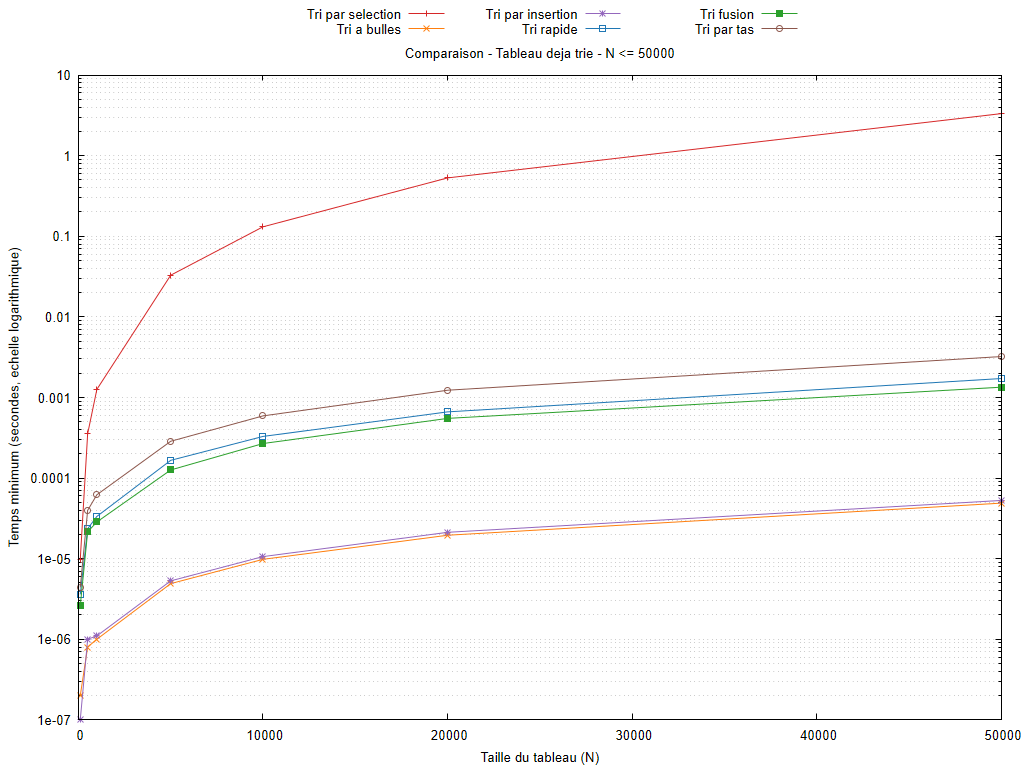

Write gnuplot code to recreate this figure.
set encoding utf8
set terminal pngcairo size 1024,768 font 'Arial,10'
set output 'graphiques/20261010_184935/comparaisons/croissant_algos_3f_max_50000_log.png'
set datafile missing 'non_mesure'
set datafile separator ';'
set title 'Comparaison - Tableau deja trie - N <= 50000'
set xlabel 'Taille du tableau (N)'
set ylabel 'Temps minimum (secondes, echelle logarithmique)'
set logscale y 10
set format y '%.3g'
set grid ytics mytics
set key outside top center horizontal maxcols 3
set xrange [0:50000]
plot 'resultats/20261010_184935/croissant.csv' every ::1 using 1:(column(1)<=50000 && column(2)>0 ? column(2) : 1/0) title 'Tri par selection' with linespoints lc rgb '#d62728', 'resultats/20261010_184935/croissant.csv' every ::1 using 1:(column(1)<=50000 && column(4)>0 ? column(4) : 1/0) title 'Tri a bulles' with linespoints lc rgb '#ff7f0e', 'resultats/20261010_184935/croissant.csv' every ::1 using 1:(column(1)<=50000 && column(6)>0 ? column(6) : 1/0) title 'Tri par insertion' with linespoints lc rgb '#9467bd', 'resultats/20261010_184935/croissant.csv' every ::1 using 1:(column(1)<=50000 && column(8)>0 ? column(8) : 1/0) title 'Tri rapide' with linespoints lc rgb '#1f77b4', 'resultats/20261010_184935/croissant.csv' every ::1 using 1:(column(1)<=50000 && column(10)>0 ? column(10) : 1/0) title 'Tri fusion' with linespoints lc rgb '#2ca02c', 'resultats/20261010_184935/croissant.csv' every ::1 using 1:(column(1)<=50000 && column(12)>0 ? column(12) : 1/0) title 'Tri par tas' with linespoints lc rgb '#8c564b'
unset output
